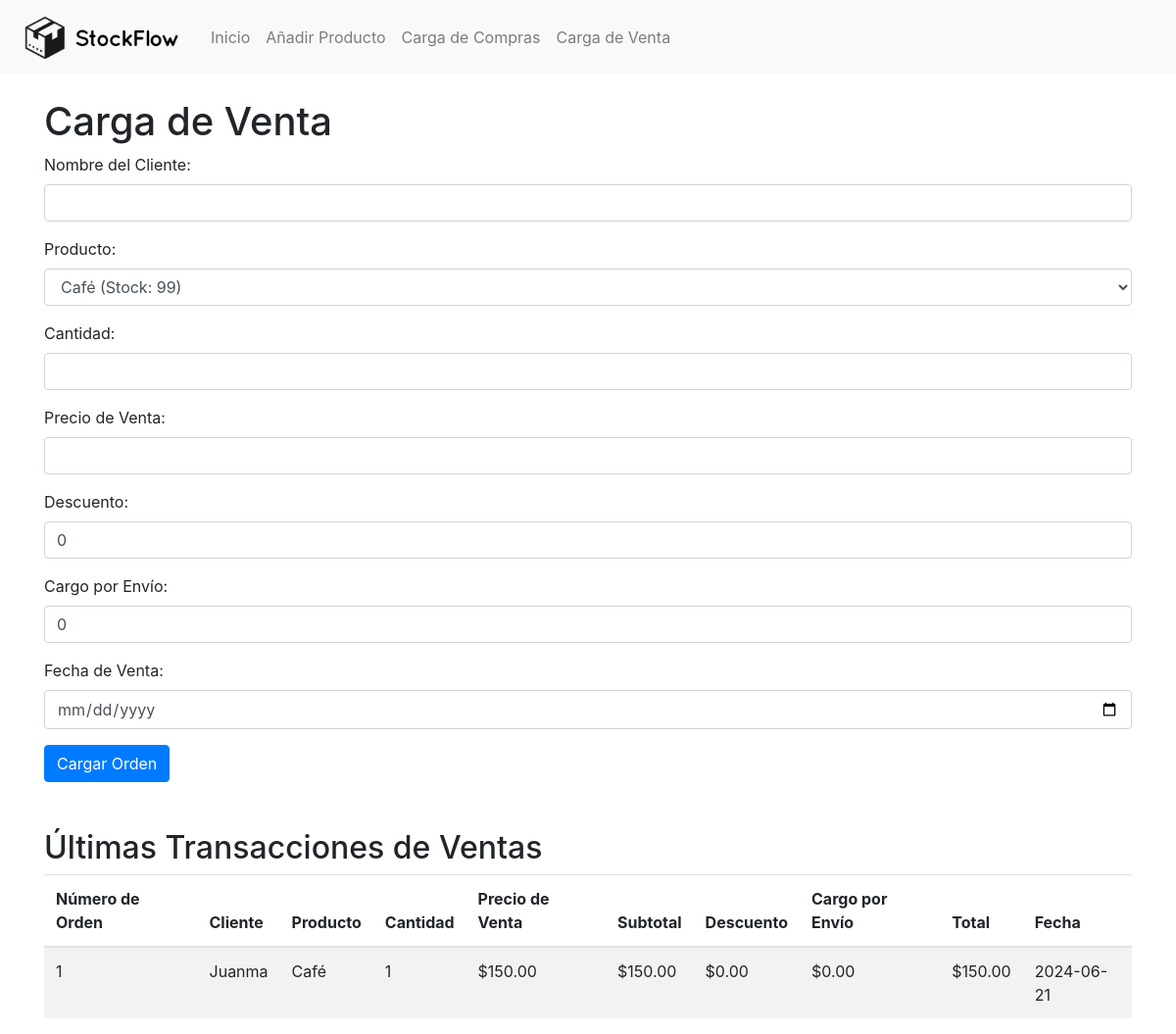
Page /carga_venta on the committed database.
### tables this page shows
CREATE TABLE ventas (
        id INTEGER PRIMARY KEY AUTOINCREMENT,
        fecha TEXT,
        cliente TEXT,
        producto_id INTEGER,
        producto_nombre TEXT,
        cantidad INTEGER,
        precio_venta REAL,
        subtotal REAL,
        descuento REAL,
        cargo_envio REAL,
        total REAL,
        FOREIGN KEY (producto_id) REFERENCES productos (id)
    );

### app.py (the view, shortened to what this page needs)
@app.route('/carga_venta', methods=['GET', 'POST'])
def carga_venta():
    db = get_db()
    c = db.cursor()
    c.execute('SELECT id, nombre, cantidad, precio FROM productos')
    productos = c.fetchall()
    c.execute('''
        SELECT v.*, p.nombre as producto_nombre
        FROM ventas v
        JOIN productos p ON v.producto_id = p.id
    ''')
    ventas = c.fetchall()  # Asegurándonos de que ventas sea una lista
    return render_template('carga_venta.html', productos=productos, ventas=ventas)

### app.py (called while the page is built)
def get_db():
    if 'db' not in g:
        g.db = sqlite3.connect('inventario.db')
        g.db.row_factory = sqlite3.Row
    return g.db

### templates/carga_venta.html (shortened to what this page needs)
{% extends "base.html" %}
{% block content %}
<h1>Carga de Venta</h1>
<form method="post" action="{{ url_for('carga_venta') }}" onsubmit="return validateForm()" novalidate>
    <div class="form-group">
        <label for="cliente">Nombre del Cliente:</label>
        <input type="text" class="form-control" id="cliente" name="cliente" required>
    </div>
    <div class="form-group">
        <label for="producto">Producto:</label>
        <select class="form-control" id="producto" name="producto" required>
            {% for producto in productos %}
            <option value="{{ producto['id'] }}" data-stock="{{ producto['cantidad'] }}" data-precio="{{ producto['precio'] }}">
                {{ producto['nombre'] }} (Stock: {{ producto['cantidad'] }})
            </option>
            {% endfor %}
        </select>
    </div>
    <div class="form-group">
        <label for="cantidad">Cantidad:</label>
        <input type="number" class="form-control" id="cantidad" name="cantidad" min="1" required>
    </div>
    <div class="form-group">
        <label for="precio_venta">Precio de Venta:</label>
        <input type="number" step="0.01" class="form-control" id="precio_venta" name="precio_venta" min="0" required>
    </div>
    <div class="form-group">
        <label for="descuento">Descuento:</label>
        <input type="number" step="0.01" class="form-control" id="descuento" name="descuento" min="0" value="0" required>
    </div>
    <div class="form-group">
        <label for="cargo_envio">Cargo por Envío:</label>
        <input type="number" step="0.01" class="form-control" id="cargo_envio" name="cargo_envio" min="0" value="0" required>
    </div>
    <div class="form-group">
        <label for="fecha">Fecha de Venta:</label>
        <input type="date" class="form-control" id="fecha" name="fecha" required>
    </div>
    <button type="submit" class="btn btn-primary">Cargar Orden</button>
</form>
<h2 class="mt-5">Últimas Transacciones de Ventas</h2>
<table class="table table-striped">
    <thead>
        <tr>
            <th>Número de Orden</th>
            <th>Cliente</th>
            <th>Producto</th>
            <th>Cantidad</th>
            <th>Precio de Venta</th>
            <th>Subtotal</th>
            <th>Descuento</th>
            <th>Cargo por Envío</th>
            <th>Total</th>
            <th>Fecha</th>
        </tr>
    </thead>
    <tbody>
        {% for venta in ventas %}
        <tr>
            <td>{{ venta['id'] }}</td>
            <td>{{ venta['cliente'] }}</td>
            <td>{{ venta['producto_nombre'] }}</td>
            <td>{{ venta['cantidad'] }}</td>
            <td>${{ "%.2f"|format(venta['precio_venta']) }}</td>
            <td>${{ "%.2f"|format(venta['subtotal']) }}</td>
            <td>${{ "%.2f"|format(venta['descuento']) }}</td>
            <td>${{ "%.2f"|format(venta['cargo_envio']) }}</td>
            <td>${{ "%.2f"|format(venta['total']) }}</td>
            <td>{{ venta['fecha'] }}</td>
        </tr>
        {% endfor %}
    </tbody>
</table>
{% endblock %}

### rows in the picture
ventas: id "1", cliente "Juanma", producto_nombre "Café", cantidad "1", precio_venta "150.00", subtotal "150.00", descuento "0.00", cargo_envio "0.00", total "150.00", fecha "2024-06-21"

### other values in the picture
form field producto "Café (Stock: 99)"
